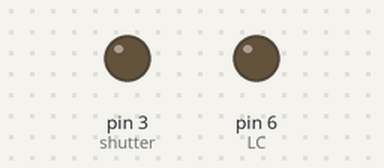
A sketch run on a simulated Arduino Uno, built with avr-gcc and run on an emulated ATmega328P. Shown: output pins drawn as LEDs (lit = HIGH). Pins used as bus, display or sensor lines are not drawn.

Above: at 0.1 s.
At 31.0 s:
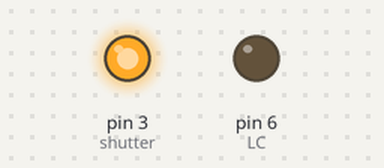
At 61.6 s:
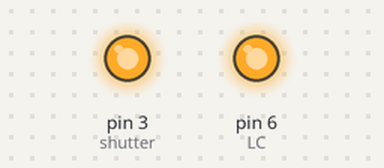
Timing chart, 0 to 63.1 s (numbered marks = the images above):
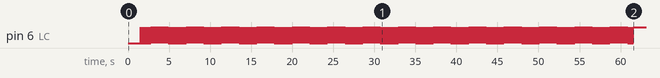

The sketch:

sketch_jul19a.ino
```cpp
int shutter =3; // シャッター
int LC =6;      // 液晶
int camera =9;  // カメラ

int camera_delay=10;       // カメラ遅延 ms
int LC_delay=20;           // 液晶遅延 ms
int shutter_delay=500;     // シャッター遅延 ms
int trigger_pulse_width=5;  // カメラトリガパルス幅 us
int N=1000;                // 撮影回数

void setup() {
  // put your setup code here, to run once:
  pinMode(shutter,OUTPUT);
  pinMode(LC,OUTPUT);
  pinMode(camera,OUTPUT);

  /// 初期化
  digitalWrite(shutter,LOW);
  digitalWrite(LC,LOW);
  digitalWrite(camera,LOW);

  delay(1000);

  /// 参照光取り込み
  digitalWrite(camera,HIGH);
  delayMicroseconds(trigger_pulse_width);
  digitalWrite(camera,LOW);
  delay(camera_delay);

 /// シャッターオープン
 digitalWrite(shutter,HIGH);
 delay(shutter_delay);

  for ( int i = 0; i < N; i++ )
  {
    startup();
  }
}

void loop() {
  // put your main code here, to run repeatedly:
}

void startup(){
  /// 液晶切り替え
 digitalWrite(LC,LOW);
 delay(LC_delay);
  //干渉縞取り込み
 digitalWrite(camera,HIGH);
 delayMicroseconds(trigger_pulse_width);
 digitalWrite(camera,LOW);
 delay(camera_delay);

 /// 液晶切り替え
 digitalWrite(LC,HIGH);
 delay(LC_delay);

 //干渉縞取り込み
 digitalWrite(camera,HIGH);
 delayMicroseconds(trigger_pulse_width);
 digitalWrite(camera,LOW);
 delay(camera_delay);

}
```
